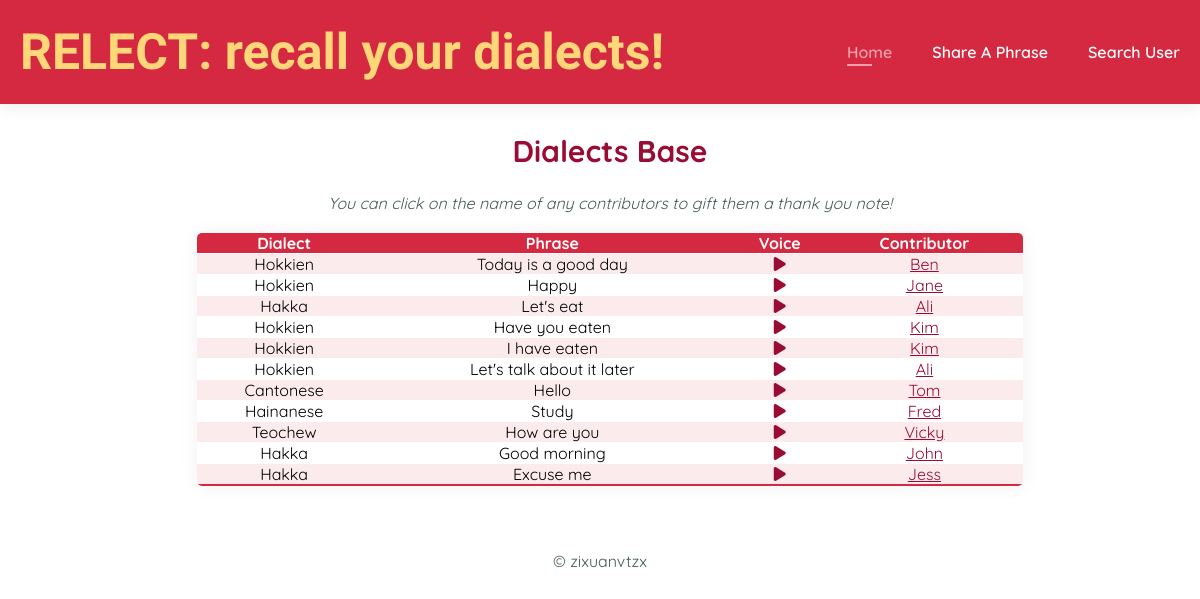
The page / on the database its author committed.
### tables this page shows
CREATE TABLE "Recordings" (
	"Dialect"	TEXT,
	"Phrase"	TEXT,
	"Voice"	BLOB,
	"Contributor"	TEXT
);

### app.py (the view)
@app.route('/')
def home():
    db = sqlite3.connect("recordings.db")
    query = """SELECT * FROM Recordings"""
    cursor = db.execute(query, ())
    data = cursor.fetchall()
    cursor.close()
    db.close()
    return render_template('home.html', records=data)

### templates/home.html (shortened to what this page needs)
<!DOCTYPE html>
<html>
<head>
    <link rel="stylesheet" href="{{ url_for('static', filename='css/style.css') }}">
</head>
<body>
	<div id="header">
		<h1 id="relectlogo">RELECT: recall your dialects!</h1>
        <div>
            <ul id="navbar">
                <li><a class="active" href="{{ url_for('home') }}">Home</a></li>
                <li><a href="{{ url_for('upload') }}">Share A Phrase</a></li>
                <li><a href="{{ url_for('search') }}">Search User</a></li>
            </ul>
        </div>
    </div>
	<section class="content">
	<h2 id="pageheader">Dialects Base</h2>
	<p><i>You can click on the name of any contributors to gift them a thank you note!</i></p>
	<table class="normal-table">
	<tr>
		<th>Dialect</th>
		<th>Phrase</th>
		<th>Voice</th>
		<th>Contributor</th>
	</tr>
	{% for row in records %}
	<tr>
		<td>{{ row[0] }}</td>
		<td>{{ row[1] }}</td>
		<td><a href={{ row[2] }} target="_blank" rel="noopener" rel="noreferrer"><i class="fa-solid fa-play"></i></a></td>
		<td><a href="{{ url_for('comment', user=row[3]) }}">{{ row[3] }}</a></td>
	</tr>
	{% endfor %}
    </table>
	</section>
	<section class="footer">
		<p>© zixuanvtzx</p>
	</section>
</body>
</html>

### static/css/style.css (style rules this page uses)
* { margin: 0; padding: 0; box-sizing: border-box; font-family: "Quicksand", sans-serif; }
html { scroll-behavior: smooth; }
h1 { font-size: 50px; line-height: 64px; color: #990d35; }
h2 { font-size: 30px; line-height: 54px; color: #990d35; }
p { font-size: 16px; color: #465b52; margin: 15px 0 20px 0; }
a { color: #990d35; }
body { width: 100%; }
#relectlogo { padding: 20px; color: #ffd678; font-family: "Gochi Hand", sans-serif; }
#header { display: flex; align-items: center; justify-content: space-between; background: #d52941; box-shadow: 0 5px 15px rgba(0,0,0,0.06); position: sticky; top: 0; left: 0; }
#navbar { display: flex; align-items: center; justify-content: center; }
#navbar li { list-style: none; padding: 0 20px; position: relative; }
#navbar li a { text-decoration: none; font-size: 16px; font-weight: 600; color: #ffffff; transition: 0.3s ease; }
#navbar li a:hover, #navbar li a.active { color: #ed9faa; }
#navbar li a.active::after, #navbar li a:hover::after { content: ""; width: 30%; height: 2px; background: #ed9faa; position: absolute; bottom: -4px; left: 20px; }
#pageheader { padding-top: 20px; }
.content { padding: 0px 0px 0px 20px; text-align: center; }
.normal-table { border-collapse: collapse; margin-left: auto; margin-right: auto; min-width: 70%; border-radius: 5px 5px 5px 5px; overflow: hidden; box-shadow: 0 0 20px rgba(0, 0, 0, 0.06); }
.normal-table tr { padding: 12px 15px; border-bottom: 1px solid #ffffff; }
.normal-table tr th { background-color: #d52941; color: #ffffff; text-align: center; font-weight: bold; }
.normal-table tr td { text-align: center; color: #000000; }
.normal-table tr:nth-of-type(even) { background-color: #fcebed; }
.normal-table tr:last-of-type { border-bottom: 2px solid #d52941; }
.footer { width: 100%; text-align: center; padding-top: 50px; }

### rows shown on the page
Recordings: Dialect "Hokkien", Phrase "Today is a good day", Contributor "Ben"
Recordings: Dialect "Hokkien", Phrase "Happy", Contributor "Jane"
Recordings: Dialect "Hakka", Phrase "Let's eat", Contributor "Ali"
Recordings: Dialect "Hokkien", Phrase "Have you eaten", Contributor "Kim"
Recordings: Dialect "Hokkien", Phrase "I have eaten", Contributor "Kim"
Recordings: Dialect "Hokkien", Phrase "Let's talk about it later", Contributor "Ali"
Recordings: Dialect "Cantonese", Phrase "Hello", Contributor "Tom"
Recordings: Dialect "Hainanese", Phrase "Study", Contributor "Fred"
Recordings: Dialect "Teochew", Phrase "How are you", Contributor "Vicky"
Recordings: Dialect "Hakka", Phrase "Good morning", Contributor "John"
Recordings: Dialect "Hakka", Phrase "Excuse me", Contributor "Jess"
